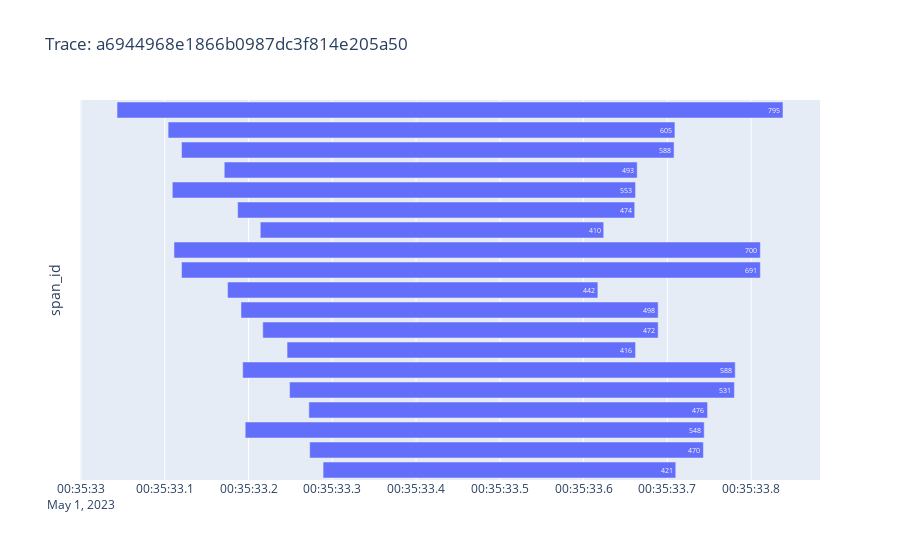

Write notebook code for a chart like this one.
### Code cell
draw_trace(TRACES[0])

### Figure 1 — Plotly figure (JSON) as saved in the notebook; plotly's stock layout.template omitted (floating-point values rounded to 4 significant figures)
{"data": [{"alignmentgroup": "True", "base": ["2023-05-01T00:35:33.043000+00:00", "2023-05-01T00:35:33.104000+00:00", "2023-05-01T00:35:33.120000+00:00", "2023-05-01T00:35:33.171000+00:00", "2023-05-01T00:35:33.109000+00:00", "2023-05-01T00:35:33.187000+00:00", "2023-05-01T00:35:33.214000+00:00", "2023-05-01T00:35:33.111000+00:00", "2023-05-01T00:35:33.120000+00:00", "2023-05-01T00:35:33.175000+00:00", "2023-05-01T00:35:33.191000+00:00", "2023-05-01T00:35:33.217000+00:00", "2023-05-01T00:35:33.246000+00:00", "2023-05-01T00:35:33.193000+00:00", "2023-05-01T00:35:33.249000+00:00", "2023-05-01T00:35:33.272000+00:00", "2023-05-01T00:35:33.196000+00:00", "2023-05-01T00:35:33.273000+00:00", "2023-05-01T00:35:33.289000+00:00"], "customdata": [[795, "localhost:8080(::ffff:172.19.0.4:80.0)", "external/uninstrumented(::ffff:172.19.0.1:58648)", "200 OK"], [605, "microservice-one(172.19.0.4)", "microservice-two:80(172.19.0.2:80)", "200 OK"], [588, "microservice-two(::ffff:172.19.0.2:80.0)", "microservice-one(::ffff:172.19.0.4:47200)", "200 OK"], [493, "microservice-two(172.19.0.2)", "api.github.com:443(140.82.121.5:443)", "200 OK"], [553, "microservice-one(172.19.0.4)", "microservice-two:80(172.19.0.2:80)", "200 OK"], [474, "microservice-two(::ffff:172.19.0.2:80.0)", "microservice-one(::ffff:172.19.0.4:47202)", "200 OK"], [410, "microservice-two(172.19.0.2)", "api.github.com:443(140.82.121.5:443)", "200 OK"], [700, "microservice-one(172.19.0.4)", "microservice-three:80(172.19.0.3:80)", "200 OK"], [691, "microservice-three(::ffff:172.19.0.3:80.0)", "microservice-one(::ffff:172.19.0.4:55142)", "200 OK"], [442, "microservice-three(172.19.0.3)", "api.github.com:443(140.82.121.5:443)", "200 OK"], [498, "microservice-three(172.19.0.3)", "microservice-two:80(172.19.0.2:80)", "200 OK"], [472, "microservice-two(::ffff:172.19.0.2:80.0)", "microservice-three(::ffff:172.19.0.3:39578)", "200 OK"], [416, "microservice-two(172.19.0.2)", "api.github.com:443(140.82.121.5:443)", "200 OK"], [588, "microservice-three(172.19.0.3)", "microservice-two:80(172.19.0.2:80)", "200 OK"], [531, "microservice-two(::ffff:172.19.0.2:80.0)", "microservice-three(::ffff:172.19.0.3:39580)", "200 OK"], [476, "microservice-two(172.19.0.2)", "api.github.com:443(140.82.121.5:443)", "200 OK"], [548, "microservice-three(172.19.0.3)", "microservice-two:80(172.19.0.2:80)", "200 OK"], [470, "microservice-two(::ffff:172.19.0.2:80.0)", "microservice-three(::ffff:172.19.0.3:39582)", "200 OK"], [421, "microservice-two(172.19.0.2)", "api.github.com:443(140.82.121.5:443)", "200 OK"]], "hovertemplate": "<b>%{hovertext}</b><br><br>start_time=%{base}<br>end_time=%{x}<br>source=%{customdata[1]}<br>target=%{customdata[2]}<br>response=%{customdata[3]}<extra></extra>", "hovertext": ["POST http://localhost:8080/api/v1/request", "POST http://microservice-two/api/v1/request", "POST http://microservice-two/api/v1/request", "GET https://api.github.com/users/alesancor1", "POST http://microservice-two/api/v1/request", "POST http://microservice-two/api/v1/request", "GET https://api.github.com/users/alesancor1", "POST http://microservice-three/api/v1/request", "POST http://microservice-three/api/v1/request", "GET https://api.github.com/orgs/oas-tools", "POST http://microservice-two/api/v1/request", "POST http://microservice-two/api/v1/request", "GET https://api.github.com/users/alesancor1", "POST http://microservice-two/api/v1/request", "POST http://microservice-two/api/v1/request", "GET https://api.github.com/users/alesancor1", "POST http://microservice-two/api/v1/request", "POST http://microservice-two/api/v1/request", "GET https://api.github.com/users/alesancor1"], "legendgroup": "", "marker": {"color": "#636efa", "pattern": {"shape": ""}}, "name": "", "offsetgroup": "", "orientation": "h", "showlegend": false, "text": [795, 605, 588, 493, 553, 474, 410, 700, 691, 442, 498, 472, 416, 588, 531, 476, 548, 470, 421], "textposition": "auto", "type": "bar", "x": [795, 605, 588, 493, 553, 474, 410, 700, 691, 442, 498, 472, 416, 588, 531, 476, 548, 470, 421], "xaxis": "x", "y": ["d16bd7f1c38335a8", "ac4686cb267de788", "ac2c9c979e9418e9", "7417148d9e6034e9", "cef48089e2663015", "2151499627dae131", "0f6b52138591295a", "34bd5c30cdab2436", "f3ce3ce0cc5d50f7", "8ca6e56627ab94ce", "c70448d8be8654bc", "4745a99b03312383", "f328516e952d0cca", "308bdc922fc97943", "236a908a75a2f787", "ed21417768e34de0", "eead91e3037ffd84", "d8a886ba9fa8ae5f", "bc7a7bf693c01d60"], "yaxis": "y"}], "layout": {"barmode": "overlay", "legend": {"tracegroupgap": 0}, "title": {"text": "Trace: a6944968e1866b0987dc3f814e205a50"}, "xaxis": {"anchor": "y", "domain": [0, 1], "type": "date"}, "yaxis": {"anchor": "x", "autorange": "reversed", "domain": [0, 1], "showticklabels": false, "title": {"text": "span_id"}}}}
